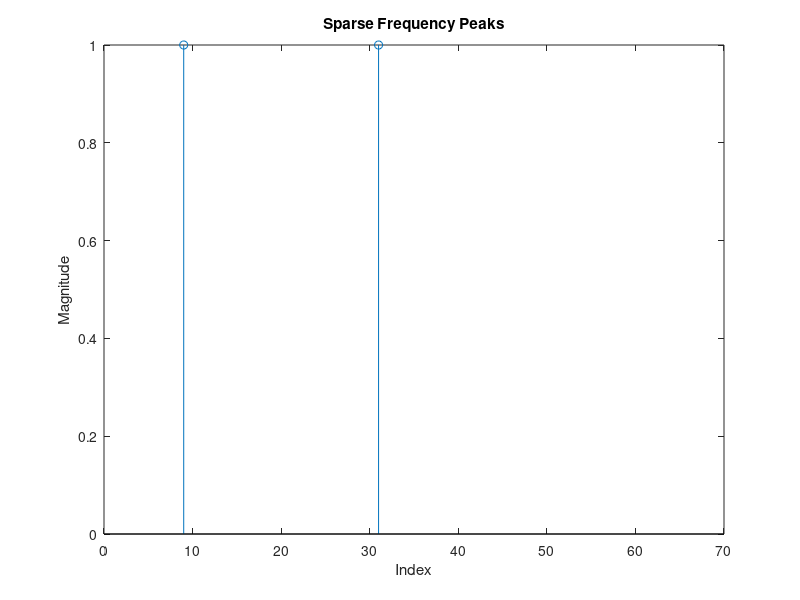
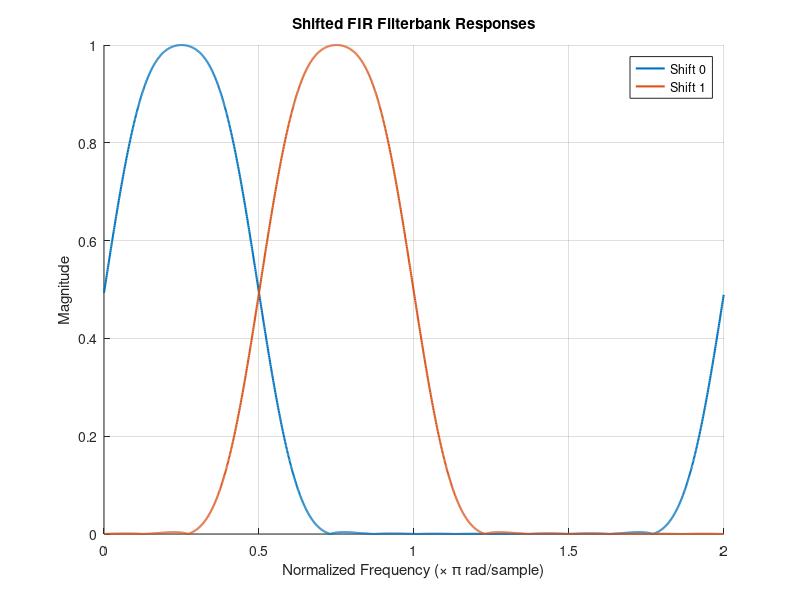
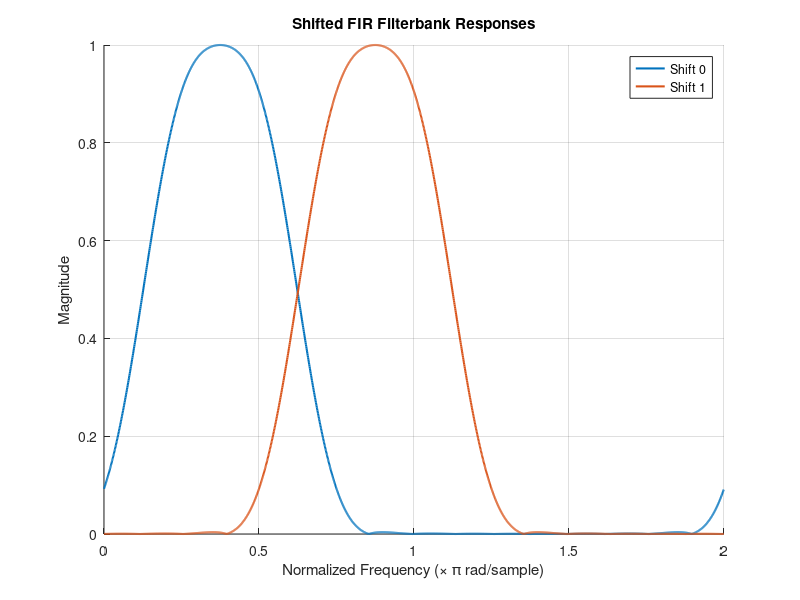
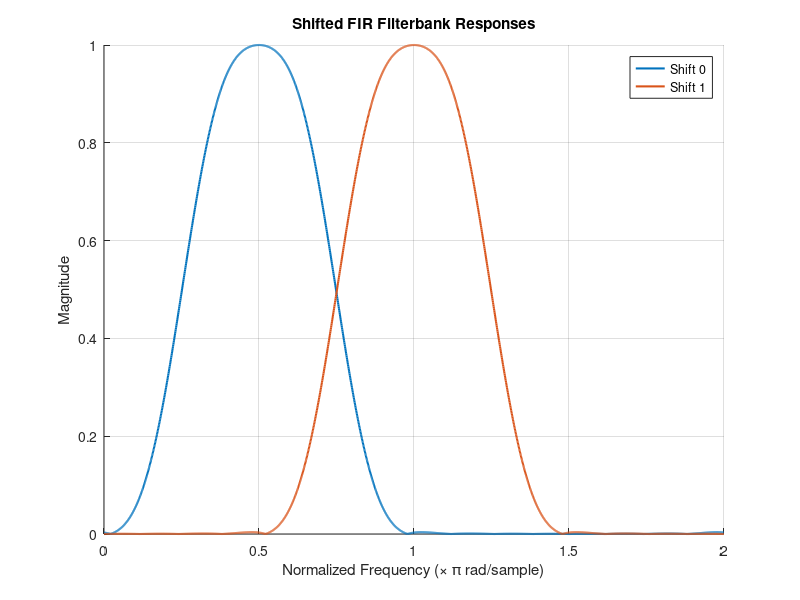

The MATLAB source for these figures, in order: (Note: this script raises an error after producing the figures.)
%% SFT Project:
% Implement the SFT algorithm in MATLAB. Make comparisons with the built-in 
% FFT algorithm of MATLAB in terms of running time as the length of data 
% increases, for different sparsity cases

% enable the following to show plots, etc., but will slow the program down
debug_flag = true;

% set vars
filter_taps = 16; %must be less than signal length
signal_length = 70;
amount_of_peaks = 2;
center_frequency_peak_index = 20;
%% create signal
% need to be able to make signals with N = length,k = number of peaks, 
% p = spacing of peaks, epsilon[j] = noise function

K = amount_of_peaks; 
A = 1;
% use the folloing 3 lines for gaussian-like magnitudes
%Amax = K; % peak magnitude for central sample
%x = 1:K;
%A = K/Amax + (Amax - K/Amax) * (1 - abs(x - (K+1)/2)/((K+1)/2-1));
k0 = center_frequency_peak_index; % center frequency index
N = signal_length; % signal length
delta_w = 0.6; % peak spacing, (0 to 1]. approach 0 for closer spacing
n  = 0:N-1; % time indices

k_list = (1:N/K:N) + ((k0-512) + N/(2*K));
half_k_range = round(((k_list(end) - k_list(1)) * delta_w) / 2);   % half of total range
k_list = linspace(k0 - half_k_range, k0 + half_k_range, K);
k_list = round(k_list);
k = zeros(1,N);
k(k_list) = A;

%plot freq peaks
if debug_flag
    indices = 1:length(k);
    nonzero_idx = k ~= 0;
    stem(indices(nonzero_idx), k(nonzero_idx), 'o');
    % use following two lines for x ticks for only peaks
    %ax = gca; 
    %ax.XTick = indices(nonzero_idx);
    xlim([0 N]);
    xlabel('Index');
    ylabel('Magnitude');
    title('Sparse Frequency Peaks');
    grid off;
end
% Create time signal
S = exp(2*pi*1i * (k_list(:) * n) / N);
f = sum(S, 1);    % 1-by-N signal

%% Implement SFT I. Filter to Isolate Frequencies

filter_shifts = 3;
f_filtered_bank = zeros(K,N,filter_shifts);

for l = 1:1:filter_shifts
    fprintf('Shifting filters by exp(1j * 2*pi*1/(%d*2K) \n', l-1)
    M = filter_taps; % number of FIR taps
    b_fir = fir1(M-1, 1/(K*2)); % simple FIR LP
    h = b_fir(:).'; 
    hn = 1:1:M;
    shift = N/K; %need to shift K filter copies by N/K each
    %f_filtered = zeros(K,N); unnecessary for toeplitz
    h_bank = zeros(K, M);
    for shifter = 0:1:K-1
        freq_shift = pi*shifter/K;
        h_bank(shifter+1,:) = h .* exp(1j * freq_shift * hn) .* exp(1j * 2*pi*1/(K*4) * hn) .* exp(1j * pi*((l-1)/(4*K)) * hn);
    end
    
    if debug_flag
        figure; hold on;
        cmap = lines(K);  % generate K distinct colors
        for j = 1:K
            [H, w] = freqz(h_bank(j,:), 1, 2048);  % frequency response of j-th filter
            plot(w/pi, abs(H), 'LineWidth', 1.5, 'Color', cmap(j,:));
        end
        xlabel('Normalized Frequency (\times \pi rad/sample)');
        ylabel('Magnitude');
        title('Shifted FIR Filterbank Responses');
        grid on;
        legend(arrayfun(@(k) sprintf('Shift %d', k-1), 1:K, 'UniformOutput', false));
    end
    
    % multiply K filters of length M=128 by 1xN signal f using Toeplitz matrix
    % Build Toeplitz matrix for convolution
    F = zeros(N,M);
    for m = 1:M
        F(m:end, m) = f(1:end-m+1);
    end
    
    % Multiply h_bank by X' (rows = filters)
    f_filtered = h_bank * F.';  % K x N
    f_filtered_bank(:,:,l) = f_filtered;
    
    % debug check: did binning isolate one frequency per subband signal?
    if debug_flag
        for j=1:1:K
            F_temp = fft(f_filtered(j,:));
            [~,peak_temp] = max(abs(F_temp));
            fprintf('Peaks found by filtering in subband %d: ', j);
            fprintf('%.2f ', peak_temp-1);
            fprintf('\n');       
        end
    end
end


%% Implement SFT II. Identify Frequency Peaks

% Aliasing and CRT
% calculate padded signal of length with specific coprime factors.
% subsampling rates MUST be > k but << N

subsampling_rates = [2,5,7];
remainders = zeros(1,length(subsampling_rates));
for l=1:1:filter_shifts
    for s=1:1:K  %NEED TO EXLUDE FILTERS THAT FIND >1 PEAK
        fc = f_filtered_bank(s,:,l);

        for i = 1:length(subsampling_rates)
            nk = subsampling_rates(i);
            
            % Subsample the signal every nk samples
            F_sub = fft(fc(1:(N/nk):end));
                      
            % Find peak in subsampled FFT
            [~, idx] = max(abs(F_sub));
            
            % Convert MATLAB 1-based index to 0-based remainder
            remainders(i) = idx-1;
            
            fprintf('Subsample %d: peak at index %d (mod %d)\n', i, remainders(i), nk);
        end
        k_recovered = crt(remainders, subsampling_rates);
        fprintf('Recovered frequency index using CRT: %d\n', k_recovered); %matlab 1-indexing 
    end
end